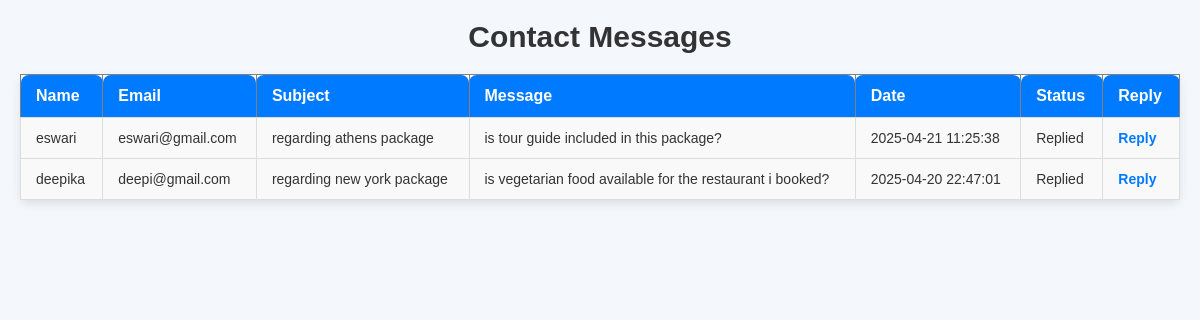
/contact_messages.php, run on the app's committed database.
### tables this page shows
CREATE TABLE `contact` (
  `contact_id` int(11) NOT NULL,
  `name` varchar(100) NOT NULL,
  `email` varchar(100) NOT NULL,
  `subject` varchar(255) NOT NULL,
  `message` text NOT NULL,
  `submitted_at` datetime DEFAULT current_timestamp(),
  `admin_reply` text DEFAULT NULL,
  `reply_date` timestamp NULL DEFAULT NULL,
  `status` enum('Pending','Replied') DEFAULT 'Pending'
);

### contact_messages.php (the view, shortened to what this page needs)
<?php
include('../includes/db_connect.php');
$result = $conn->query("SELECT * FROM contact ORDER BY submitted_at DESC");
?>
<h2>Contact Messages</h2>
<table border="1" cellpadding="10">
    <tr>
        <th>Name</th>
        <th>Email</th>
        <th>Subject</th>
        <th>Message</th>
        <th>Date</th>
        <th>Status</th>
        <th>Reply</th>
    </tr>
<?php while($row = $result->fetch_assoc()): ?>
<tr>
    <td><?= $row['name']; ?></td>
    <td><?= $row['email']; ?></td>
    <td><?= $row['subject']; ?></td>
    <td><?= $row['message']; ?></td>
    <td><?= $row['submitted_at']; ?></td>
    <td><?= $row['status']; ?></td>
    <td><a href="reply_message.php?id=<?= $row['contact_id']; ?>">Reply</a></td>
</tr>
<?php endwhile; ?>
</table>

### contact_messages.php (style rules this page uses)
h2 { text-align: center; color: #333; font-size: 30px; margin-bottom: 20px; }
table { width: 100%; border-collapse: collapse; margin-top: 20px; background-color: white; border-radius: 8px; box-shadow: 0 4px 10px rgba(0, 0, 0, 0.1); }
th { background-color: #007bff; color: white; padding: 12px 15px; font-size: 16px; text-align: left; border-top-left-radius: 8px; border-top-right-radius: 8px; }
td { padding: 12px 15px; border: 1px solid #ddd; text-align: left; font-size: 14px; background-color: #f9f9f9; }
td a { color: #007bff; text-decoration: none; font-weight: bold; }

### data on the page
contact: name "eswari", email "eswari@gmail.com", subject "regarding athens package", message "is tour guide included in this package?", submitted_at "2025-04-21 11:25:38", status "Replied"
contact: name "deepika", email "deepi@gmail.com", subject "regarding new york package", message "is vegetarian food available for the restaurant i booked?", submitted_at "2025-04-20 22:47:01", status "Replied"
